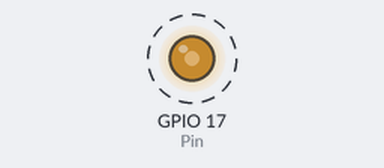
The program below on a simulated Raspberry Pi (BCM pin numbers). On the bench: output pins drawn as LEDs (lit = HIGH). Dashed ring = blinking.

Above: at 0.05 s.
Timing chart, 0 to 5.1 s (numbered marks = the images above):
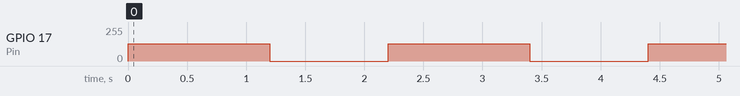

Measured:
- by itself, GPIO 17 (Pin): alternates 128/255 for 1.2 s and 0/255 for 1.0 s

The program:

03_passive_buzzer.py
```python
#!/usr/bin/env python
import RPi.GPIO as GPIO
import time

Pin = 17

def setup():
    GPIO.setmode(GPIO.BCM)
    GPIO.setup(Pin, GPIO.OUT)

def cleanup():
    print("clean exit...\n")
    pwm.stop()
    GPIO.cleanup()

def tune(pwm, frequency, duration):
    pwm.start(50)
    pwm.ChangeFrequency(frequency)
    time.sleep(duration)
    pwm.stop()

try:
    setup()
    pwm = GPIO.PWM(Pin, 50)
    while True:
        tune(pwm, 400, 0.3)
        tune(pwm, 450, 0.3)
        tune(pwm, 510, 0.3)
        tune(pwm, 550, 0.3)
        time.sleep(1)
except KeyboardInterrupt:
    cleanup()
```
